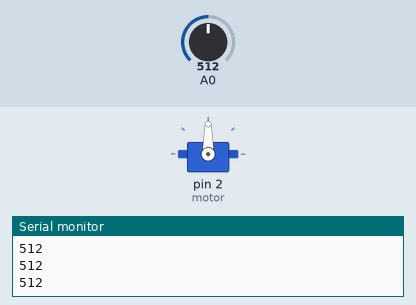
This sketch was run on a simulated Arduino Uno, built with avr-gcc and run on an emulated ATmega328P. Parts: servo, the last lines printed to the serial monitor. Inputs (shaded band) come from the test bench; at power-on: A0 = 512.

Above: at 1.2 s.
1.3 s: A0 set to 353
2.8 s: A0 set to 329
At 3.6 s:
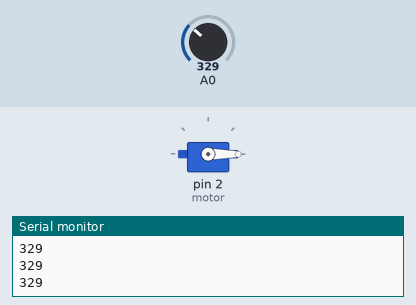
4.3 s: A0 set to 1023
At 4.7 s:
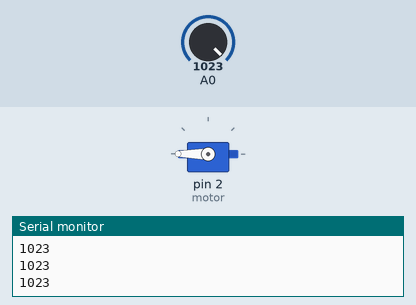
5.8 s: A0 set to 689
7.3 s: A0 set to 663
At 8.2 s:
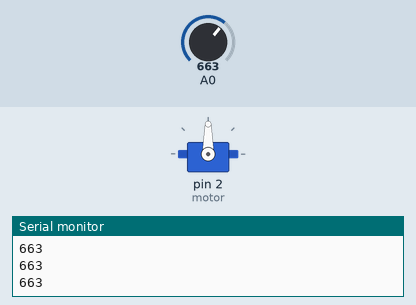
8.8 s: A0 set to 331
At 9.2 s:
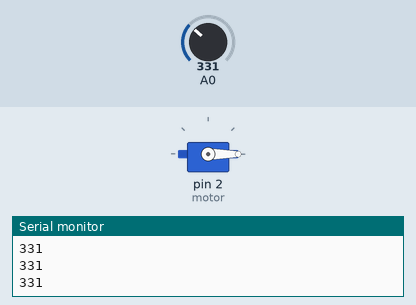
Timing chart, 0 to 11.3 s (numbered marks = the images above; inputs shaded):
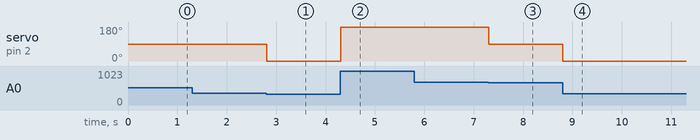

The sketch:

servo_con_potenciometro.ino
```cpp
int motor=2;
int i;
#include <Servo.h>
Servo servom2;
void setup()
{
  pinMode(motor, OUTPUT);
  Serial.begin(9600);
  servom2.attach(2);
}

void loop()
{
  i=analogRead(A0);
  Serial.println(i);
  if(i<=341){
     servom2.write(0);
  }

    if(i<=681 && i>341){
     servom2.write(90);
    }

    if(i==1023 && i>=682) {
      servom2.write(180);
    }
}
```

Measured:
- the behaviour switches between 342 and 341 on A0 (found by bisection; images 0 and 1)
- the behaviour switches between 682 and 681 on A0 (found by bisection; images 2 and 3)
- after the input at 2.8 s, servo on pin 2 (motor): 90° → 0° at once
- after the input at 4.3 s, servo on pin 2 (motor): 0° → 180° at once
- after the input at 7.3 s, servo on pin 2 (motor): 180° → 90° at once
- after the input at 8.8 s, servo on pin 2 (motor): 90° → 0° at once
